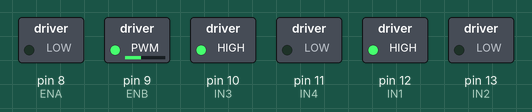
The sketch below on a simulated Arduino Uno, built with avr-gcc and run on an emulated ATmega328P. On the bench: switched loads named in the sketch (green lamp = pin HIGH). What the sketch prints to the serial monitor is not drawn.

Above: at 0.1 s.
Timing chart, 0 to 1.6 s (numbered marks = the images above):
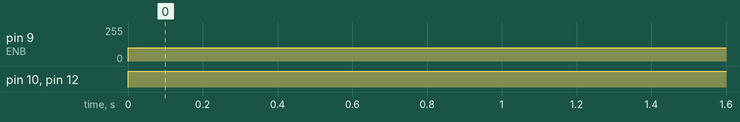

Measured:
- by itself, pin 9 (ENB): 0/255 → 100/255 at 0.00 s
- by itself, pin 10 (IN3), pin 12 (IN1): LOW → HIGH at 0.00 s

The sketch:

Line_follower.ino
```cpp
/*
The code is for the Line-follower using 3-IR sensors
Author name: Mohith K U
Author email: mohithmandanna29@gmail.com
*/

//define the pins
#define ir_left 5
#define ir_center 6
#define ir_right 7

//pins of motor one
#define ENA 8
#define IN1 12
#define IN2 13

//pins of motor two
#define ENB 9
#define IN3 10
#define IN4 11

int Speed = 100; // speed of the robot

void setup() {
  Serial.begin(9600);
  pinMode(ir_left, INPUT);
  pinMode(ir_center, INPUT);
  pinMode(ir_right, INPUT);

  pinMode(ENA, OUTPUT);
  pinMode(IN1, OUTPUT);
  pinMode(IN2, OUTPUT);
  pinMode(IN3, OUTPUT);
  pinMode(IN4, OUTPUT);
  pinMode(ENB, OUTPUT);
}

void loop() {
  bool left = digitalRead(left);
  bool center = digitalRead(center);
  bool right = digitalRead(right);

  Serial.println(right);
//if else condition
//1=white,0=black
  if (left == 1 && center == 0 && right == 1) {
    carforward();
    Serial.println("forward");
  } else if (left == 0 && center == 0 && right == 0) {
    carforward ();
 // } else if (left == 1 && center == 1 && right == 1) {
   // carStop();
  } else if (left == 0 && center == 0 && right == 1) {
    carturnleft();
    } else if (left == 0 && center == 1 && right == 0) {
    carturnleft(); //left or right
  } else if (left == 0 && center == 1 && right == 1) {
    carturnleft();
  } else if (left == 1 && center == 0 && right == 0) {
    carturnright();
  } else if (left == 1 && center == 1 && right == 0) {
    carturnright();
  }
}
//forward direction
void carforward() {
  analogWrite(ENA, Speed);
  analogWrite(ENB, Speed);
  digitalWrite(IN1, HIGH);
  digitalWrite(IN2, LOW);
  digitalWrite(IN3, HIGH);
  digitalWrite(IN4, LOW);
}
//left direction
void carturnleft() {
  analogWrite(ENA, Speed);
  analogWrite(ENB, Speed);
  digitalWrite(IN1, LOW);
  digitalWrite(IN2, HIGH);
  digitalWrite(IN3, HIGH);
  digitalWrite(IN4, LOW);
}
//right direction
void carturnright() {
  analogWrite(ENA, Speed);
  analogWrite(ENB, Speed);
  digitalWrite(IN1, HIGH);
  digitalWrite(IN2, LOW);
  digitalWrite(IN3, LOW);
  digitalWrite(IN4, HIGH);
}
//stop the robot
void carStop() {
  digitalWrite(IN1, LOW);
  digitalWrite(IN2, LOW);
  digitalWrite(IN3, LOW);
  digitalWrite(IN4, LOW);
}
```
